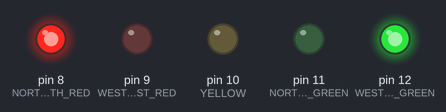
Simulated run of this sketch. Board: Arduino Uno, built with avr-gcc and run on an emulated ATmega328P. Shown: output pins drawn as LEDs (lit = HIGH).

Above: at 2.5 s.
At 6.0 s:
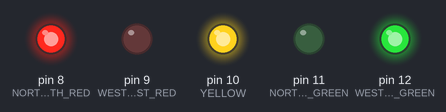
At 9.5 s:
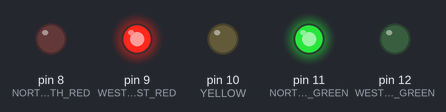
At 13.0 s:
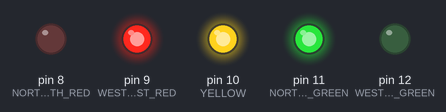
Timing chart, 0 to 18.2 s (numbered marks = the images above):
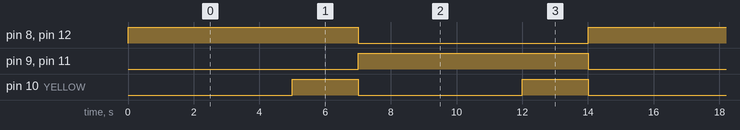

Measured:
- by itself, pin 10 (YELLOW): alternates HIGH for 2.0 s and LOW for 5.0 s
- by itself, pin 8 (NORTH_SOUTH_RED), pin 9 (WEST_EAST_RED), pin 11 (NORTH_SOUTH_GREEN), pin 12 (WEST_EAST_GREEN): alternates HIGH for 7.0 s and LOW for 7.0 s
- by itself, everything shown: repeats every 14.0 s, in 4 steps

The sketch:

TrafficLight.ino
```cpp
/*
   mini traffic scheme
      north
  west     east
      south
*/
#define NORTH_SOUTH_RED 8
#define WEST_EAST_RED 9
#define YELLOW 10
#define NORTH_SOUTH_GREEN 11
#define WEST_EAST_GREEN 12

void setup() {
  // initialize digital pin LED_BUILTIN as an output.
  pinMode(NORTH_SOUTH_RED, OUTPUT);
  pinMode(WEST_EAST_RED, OUTPUT);
  pinMode(YELLOW, OUTPUT);
  pinMode(NORTH_SOUTH_GREEN, OUTPUT);
  pinMode(WEST_EAST_GREEN, OUTPUT);
}

void loop() {
  // NS RED at start
  // WE GREEN at start
  digitalWrite(YELLOW, LOW);
  digitalWrite(NORTH_SOUTH_RED, HIGH);
  digitalWrite(WEST_EAST_GREEN, HIGH);
  digitalWrite(NORTH_SOUTH_GREEN, LOW);
  digitalWrite(WEST_EAST_RED, LOW);
  delay(5000);
  // Switch on Yellow 2 sec
  digitalWrite(NORTH_SOUTH_RED, HIGH);
  digitalWrite(WEST_EAST_GREEN, HIGH);
  digitalWrite(YELLOW, HIGH);
  delay(2000);
  // Switch off all
  digitalWrite(YELLOW, LOW);
  digitalWrite(NORTH_SOUTH_RED, LOW);
  digitalWrite(WEST_EAST_GREEN, LOW);
  digitalWrite(NORTH_SOUTH_GREEN, HIGH);
  digitalWrite(WEST_EAST_RED, HIGH);
  delay(5000);
  // Switch on Yellow 2 sec
  digitalWrite(NORTH_SOUTH_GREEN, HIGH);
  digitalWrite(WEST_EAST_RED, HIGH);
  digitalWrite(YELLOW, HIGH);
  delay(2000);

}
```
